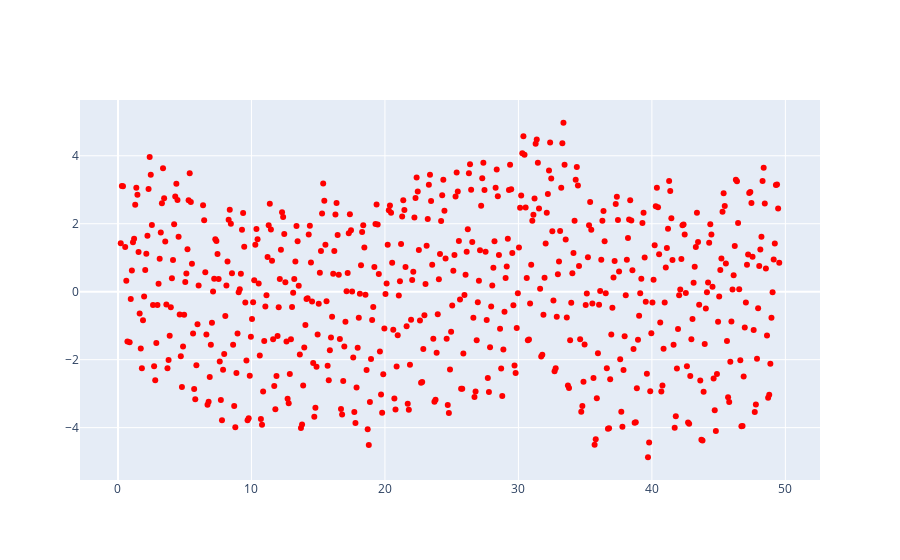

The cell this chart's notebook holds for it:
### Code cell
fig = go.Figure()
fig.add_trace(
    go.Scatter(
        x = train_frame.month_fraction,
        y=train_frame['residuals_quadratic_model'],
        mode='markers',
        marker=dict(
            color = 'red'
        )
    )
)

### Figure 1 — Plotly figure (JSON) as saved in the notebook; plotly's stock layout.template omitted (floating-point values rounded to 4 significant figures; data arrays with more than 128 entries replaced by an {"elided": "..."} marker saying what was removed)
{"data": [{"marker": {"color": "red"}, "mode": "markers", "type": "scatter", "x": {"elided": "588 float values"}, "y": {"elided": "588 float values"}}], "layout": {}}
